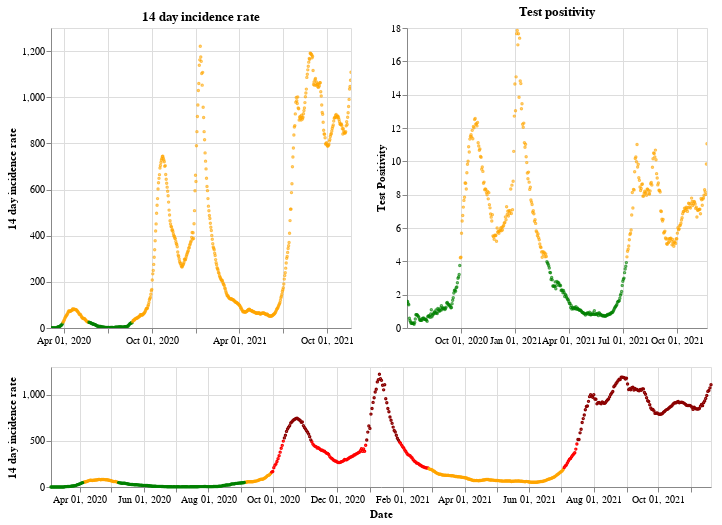

The notebook cell this image was saved under:
### Markdown cell above
## Northern Ireland

### Code cell
plot_traffic_light('Northern Ireland')

### Figure 1 — Vega-Lite specification as saved in the notebook (floating-point values rounded to 4 significant figures; data arrays with more than 128 entries replaced by an {"elided": "..."} marker saying what was removed)
{"config": {"view": {"continuousWidth": 400, "continuousHeight": 300}}, "vconcat": [{"hconcat": [{"mark": {"type": "point", "size": 2}, "encoding": {"color": {"condition": {"value": "green", "test": "(datum.twoWeeklyCasesRate <= 25)"}, "value": "orange"}, "tooltip": [{"type": "nominal", "field": "areaName"}, {"type": "temporal", "field": "date"}, {"type": "quantitative", "field": "twoWeeklyCasesRate"}, {"type": "quantitative", "field": "testPositivity"}], "x": {"type": "temporal", "axis": {"title": ""}, "field": "date", "scale": {"domain": {"selection": "DateBrush"}}, "timeUnit": "yearmonthdate"}, "y": {"type": "quantitative", "axis": {"title": "14 day incidence rate"}, "field": "twoWeeklyCasesRate"}}, "title": "14 day incidence rate", "width": 300}, {"mark": {"type": "point", "size": 2}, "encoding": {"color": {"condition": {"value": "green", "test": "(datum.testPositivity <= 4)"}, "value": "orange"}, "tooltip": [{"type": "nominal", "field": "areaName"}, {"type": "temporal", "field": "date"}, {"type": "quantitative", "field": "twoWeeklyCasesRate"}, {"type": "quantitative", "field": "testPositivity"}], "x": {"type": "temporal", "axis": {"title": ""}, "field": "date", "scale": {"domain": {"selection": "DateBrush"}}, "timeUnit": "yearmonthdate"}, "y": {"type": "quantitative", "axis": {"title": "Test Positivity"}, "field": "testPositivity"}}, "title": "Test positivity", "width": 300}]}, {"layer": [{"mark": {"type": "point", "size": 2}, "encoding": {"color": {"condition": {"value": "orange", "test": "(((datum.testPositivity < 4) && (datum.twoWeeklyCasesRate >= 50)) && (datum.twoWeeklyCasesRate < 200))"}, "value": "red"}, "opacity": {"condition": {"value": 1, "test": "((datum.twoWeeklyCasesRate >= 50) && (datum.twoWeeklyCasesRate < 500))"}, "value": 0}, "tooltip": [{"type": "nominal", "field": "areaName"}, {"type": "temporal", "field": "date"}, {"type": "quantitative", "field": "twoWeeklyCasesRate"}, {"type": "quantitative", "field": "testPositivity"}], "x": {"type": "temporal", "axis": {"title": "Date"}, "field": "date", "timeUnit": "yearmonthdate"}, "y": {"type": "quantitative", "axis": {"title": "14 day incidence rate"}, "field": "twoWeeklyCasesRate"}}, "selection": {"DateBrush": {"type": "interval", "encodings": ["x"], "fields": ["Time"]}}}, {"mark": {"type": "point", "size": 2}, "encoding": {"color": {"value": "darkred"}, "opacity": {"condition": {"value": 1, "test": "(datum.twoWeeklyCasesRate >= 500)"}, "value": 0}, "tooltip": [{"type": "nominal", "field": "areaName"}, {"type": "temporal", "field": "date"}, {"type": "quantitative", "field": "twoWeeklyCasesRate"}, {"type": "quantitative", "field": "testPositivity"}], "x": {"type": "temporal", "axis": {"title": "Date"}, "field": "date", "timeUnit": "yearmonthdate"}, "y": {"type": "quantitative", "axis": {"title": "14 day incidence rate"}, "field": "twoWeeklyCasesRate"}}}, {"mark": {"type": "point", "size": 2}, "encoding": {"color": {"condition": {"value": "green", "test": "((datum.testPositivity < 4) && (datum.twoWeeklyCasesRate < 50))"}, "value": "orange"}, "opacity": {"condition": {"value": 1, "test": "(datum.twoWeeklyCasesRate < 50)"}, "value": 0}, "tooltip": [{"type": "nominal", "field": "areaName"}, {"type": "temporal", "field": "date"}, {"type": "quantitative", "field": "twoWeeklyCasesRate"}, {"type": "quantitative", "field": "testPositivity"}], "x": {"type": "temporal", "axis": {"title": "Date"}, "field": "date", "timeUnit": "yearmonthdate"}, "y": {"type": "quantitative", "axis": {"title": "14 day incidence rate"}, "field": "twoWeeklyCasesRate"}}}], "height": 120, "width": 660}], "data": {"name": "data-d6b8a48743ac21b57a4ed16157200e8a"}, "$schema": "https://vega.github.io/schema/vega-lite/v4.8.1.json", "datasets": {"data-d6b8a48743ac21b57a4ed16157200e8a": {"elided": "626 records"}}}
